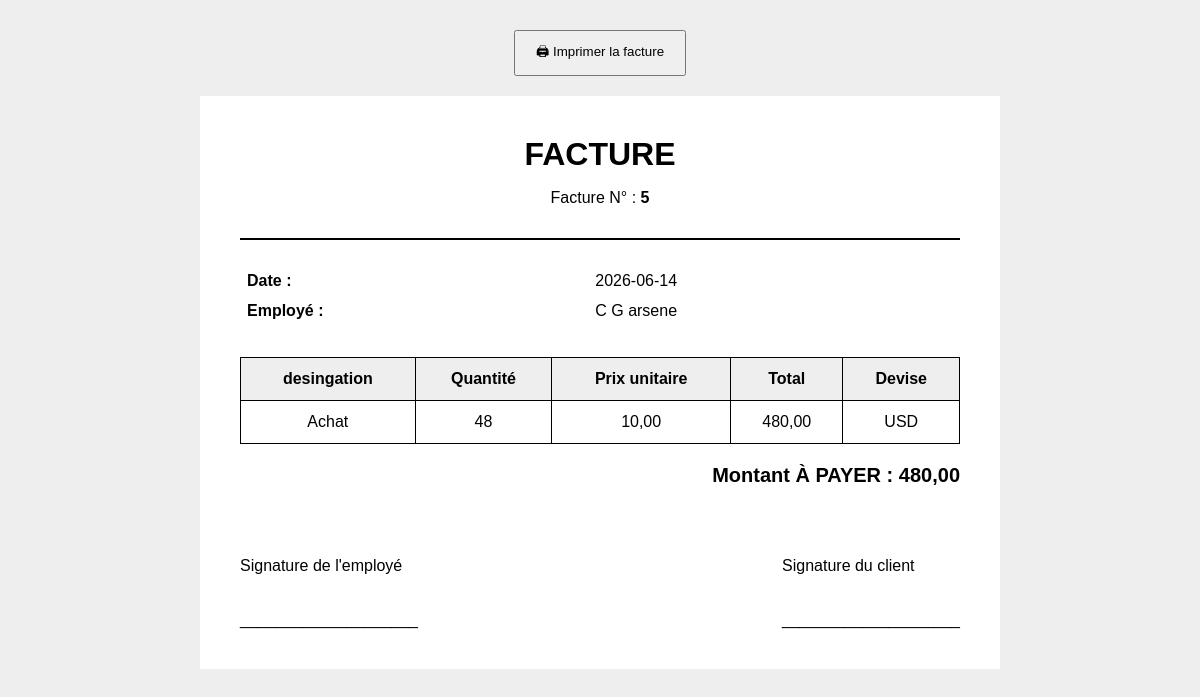
The page /facture/Facture_impression.php?id=5 on the database its author committed.
### tables this page shows
CREATE TABLE IF NOT EXISTS `facture` (
  `id_facture` int(11) NOT NULL AUTO_INCREMENT,
  `desingation` varchar(250) DEFAULT NULL,
  `date` date DEFAULT NULL,
  `QT` int(11) DEFAULT NULL,
  `PU` decimal(10,0) DEFAULT NULL,
  `total` decimal(10,2) DEFAULT NULL,
  `devise` enum('USD','CDF') NOT NULL,
  `id_vente` int(11) DEFAULT NULL,
  `id_client` int(11) DEFAULT NULL,
  `id_employe` int(11) DEFAULT NULL,
  PRIMARY KEY (`id_facture`),
  KEY `id_vente` (`id_vente`),
  KEY `id_employe` (`id_employe`)
);

CREATE TABLE IF NOT EXISTS `employe` (
  `id_employe` int(11) NOT NULL AUTO_INCREMENT,
  `date` date DEFAULT NULL,
  `nom` varchar(50) NOT NULL,
  `postnom` varchar(50) DEFAULT NULL,
  `prenom` varchar(50) DEFAULT NULL,
  `fonction` varchar(50) DEFAULT NULL,
  `telephone` varchar(20) DEFAULT NULL,
  `mail` varchar(50) DEFAULT NULL,
  `salaire` decimal(10,2) DEFAULT NULL,
  PRIMARY KEY (`id_employe`)
);

### facture/facture_impression.php (the view, shortened to what this page needs)
<?php
$serveur = "localhost";
$utilisateur = "root";
$motdepasse = "";
$base = "cici";
$conn = mysqli_connect(
    $serveur,
    $utilisateur,
    $motdepasse,
    $base
);
mysqli_set_charset($conn, "utf8");
$id = (int) $_GET['id'];
$sql = "
    SELECT
        facture.*,
        employe.nom,
        employe.postnom,
        employe.prenom
    FROM facture
    LEFT JOIN employe
        ON facture.id_employe = employe.id_employe
    WHERE facture.id_facture = '$id'
";
$resultat = mysqli_query($conn, $sql);
$facture = mysqli_fetch_assoc($resultat);
$nom_employe =
    $facture['nom'] . " " .
    $facture['postnom'] . " " .
    $facture['prenom'];
?>
<!DOCTYPE html>
<html lang="fr">
<head>
</head>
<body>
<div class="bouton">
    <button onclick="window.print()">
        🖨 Imprimer la facture
    </button>
</div>
<div class="facture">
    <div class="entete">
        <h1>FACTURE</h1>
        <p>
            Facture N° :
            <strong>
                <?php echo $facture['id_facture']; ?>
            </strong>
        </p>
    </div>
    <div class="info">
        <table>
            <tr>
                <td>
                    <strong>Date :</strong>
                </td>
                <td>
                    <?php
                    echo htmlspecialchars(
                        $facture['date']
                    );
                    ?>
                </td>
            </tr>
            <tr>
                <td>
                    <strong>Employé :</strong>
                </td>
                <td>
                    <?php
                    echo htmlspecialchars(
                        $nom_employe
                    );
                    ?>
                </td>
            </tr>
        </table>
    </div>
    <table class="details">
        <tr>
            <th>desingation</th>
            <th>Quantité</th>
            <th>Prix unitaire</th>
            <th>Total</th>
            <th>Devise</th>
        </tr>
        <tr>
            <td>
                <?php
                echo htmlspecialchars(
                    $facture['desingation']
                );
                ?>
            </td>
            <td>
                <?php echo $facture['QT']; ?>
            </td>
            <td>
                <?php
                echo number_format(
                    $facture['PU'],
                    2,
                    ',',
                    ' '
                );
                ?>
            </td>
            <td>
                <?php
                echo number_format(
                    $facture['total'],
                    2,
                    ',',
                    ' '
                );
                ?>
            </td>
            <td>
                <?php echo $facture['devise']; ?>
            </td>
        </tr>
    </table>
    <div class="total">
        <strong>
            Montant À PAYER :
            <?php
            echo number_format(
                $facture['total'],
                2,
                ',',
                ' '
            );
            ?>
        </strong>
    </div>
    <div class="signature">
        <div>
            Signature de l'employé
            <br><br><br>
            ____________________
        </div>
        <div>
            Signature du client
            <br><br><br>
            ____________________
        </div>
    </div>
</div>
</body>
</html>

### facture/facture_impression.php (style rules this page uses)
body { font-family: Arial, sans-serif; background: #eee; margin: 0; padding: 30px; }
.facture { width: 800px; margin: auto; background: white; padding: 40px; box-sizing: border-box; }
.entete { text-align: center; border-bottom: 2px solid #000; padding-bottom: 15px; }
.entete h1 { margin: 0; }
.info { margin-top: 25px; }
.info table { width: 100%; }
.info td { padding: 5px; }
table.details { width: 100%; border-collapse: collapse; margin-top: 30px; }
.details th, .details td { border: 1px solid #000; padding: 12px; text-align: center; }
.details th { background: #eee; }
.total { margin-top: 20px; text-align: right; font-size: 20px; }
.signature { margin-top: 70px; display: flex; justify-content: space-between; }
.bouton { text-align: center; margin-bottom: 20px; }
.bouton button { padding: 10px 20px; cursor: pointer; }

### rows shown on the page
facture: id_facture "5", date "2026-06-14", id_employe.prenom "C G arsene", desingation "Achat", QT "48", PU "10,00", total "480,00", devise "USD"
